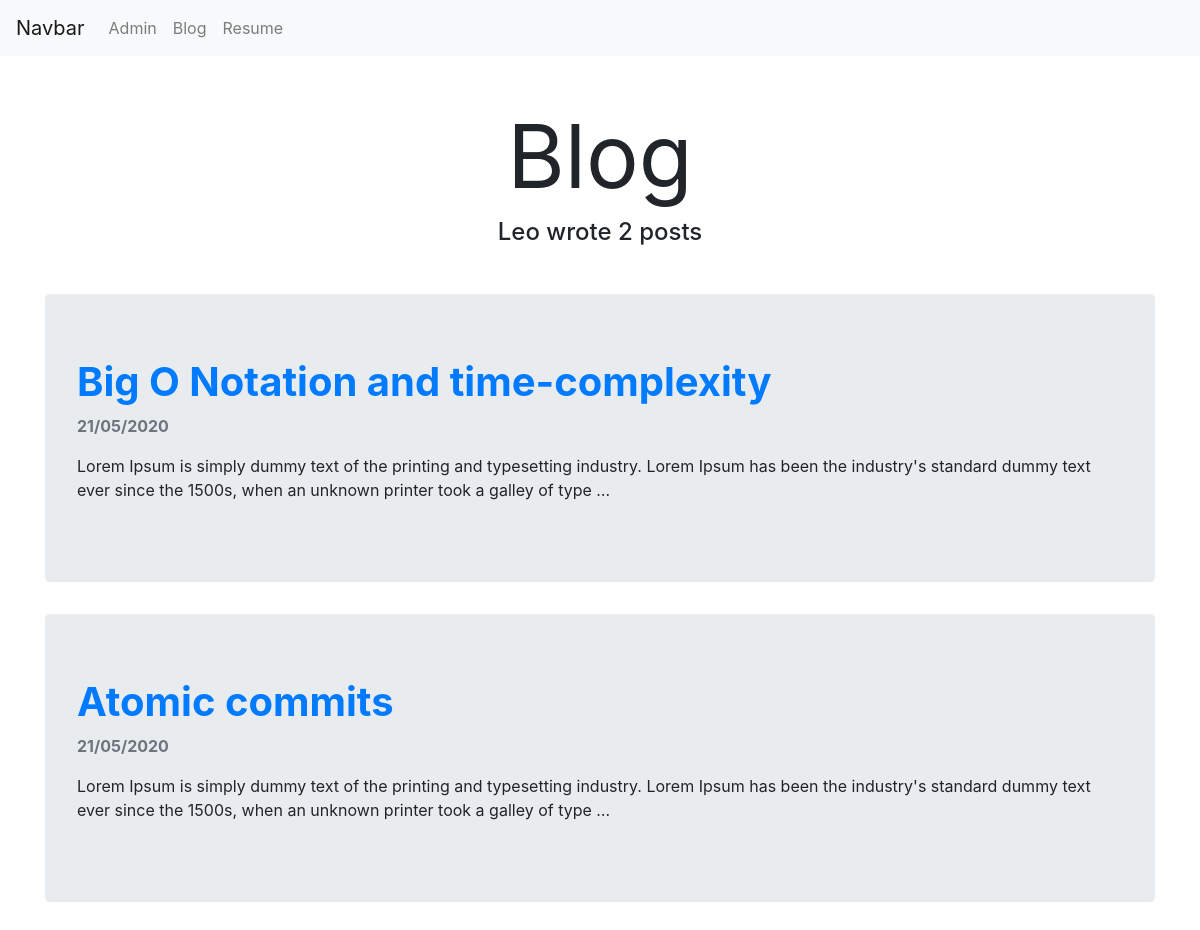
/blog/, run on an earlier commit of the app's database.
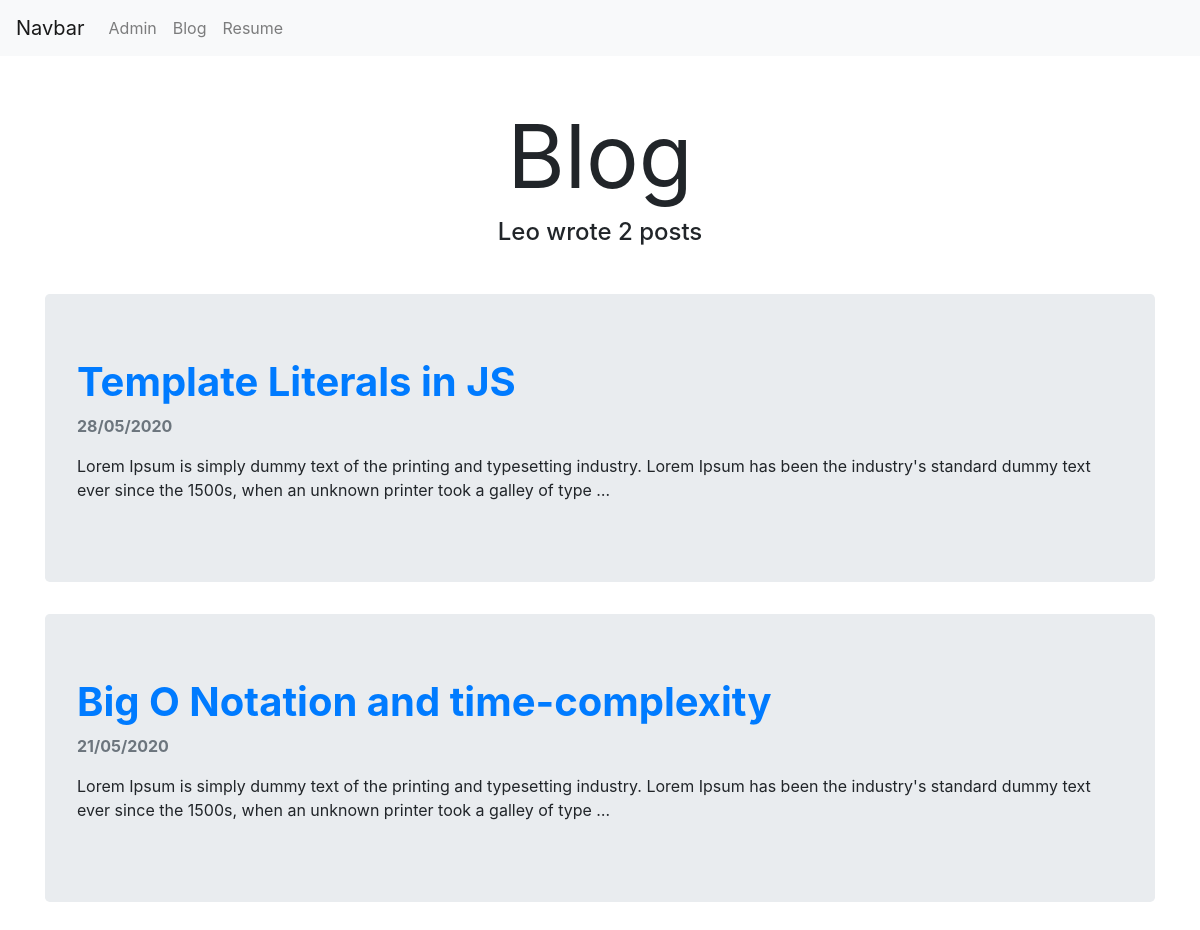
And on a later commit of the database.
### blog/models.py (models this page shows, shortened)
class Posts(models.Model):
  title = models.CharField(max_length=100)
  date = models.DateField()
  body = models.TextField()

### blog/views.py (the view)
# urls.py: path('', views.all_blogs, name="all_blogs"),
def all_blogs(request):
  posts = Posts.objects.order_by('-date')
  return render(request, 'blog/all_blogs.html', {'posts': posts})

### blog/templates/blog/all_blogs.html
{% extends 'portfolio/base.html' %}
{% block content %}
  <div class="container">
    <div class="text-center">
      <h1 class="text-center mt-5 display-2"><strong>Blog</strong></h1>
      <h4 class="mb-5">Leo wrote {{ posts.count }} post{{ posts.count|pluralize }}</h4>
    </div>
    {% for post in posts %}
    <div class="jumbotron">
      <a href="{% url 'blog:detail' post.id %}">
        <h1 class="text-primary"><strong>{{ post.title }}</strong></h1>
      </a>
      <div class="text-muted mb-3"><strong>{{ post.date|date:'d/m/Y' }}</strong></div>
      <p>{{ post.body|striptags|truncatechars:200 }}</p>
    </div>
    {% endfor %}
  </div>
{% endblock %}

### portfolio/templates/portfolio/base.html (shortened to what this page needs)
<!doctype html>
<html lang="en">
  <head>
    <link rel="stylesheet" href="https://stackpath.bootstrapcdn.com/bootstrap/4.5.0/css/bootstrap.min.css">
  </head>
  <body>
    {% load static %}
    <nav class="navbar navbar-expand-lg navbar-light bg-light">
      <a class="navbar-brand" href="{% url 'home' %}">Navbar</a>
      <div class="collapse navbar-collapse" id="navbarSupportedContent">
        <ul class="navbar-nav mr-auto">
          <li class="nav-item">
            <a class="nav-link" href="/admin">Admin <span class="sr-only">(current)</span></a>
          </li>
          <li class="nav-item">
            <a class="nav-link" href="{% url 'blog:all_blogs' %}">Blog</a>
          </li>
          <li class="nav-item">
            <a class="nav-link" href="{% static 'portfolio/resume.pdf' %}">Resume</a>
          </li>
        </ul>
      </div>
    </nav>
    {% block content %}{% endblock %}
  </body>
</html>

What changed in the data, as far as the page shows it:
removed Posts: title "Atomic commits", date "21/05/2020", body "Lorem Ipsum is simply dummy text of the printing and typesetting industry. Lorem Ipsum has been the industry's standard dummy text ever since the 1500s, when an unknown printer took a galley of type …"
added Posts: title "Template Literals in JS", date "28/05/2020", body "Lorem Ipsum is simply dummy text of the printing and typesetting industry. Lorem Ipsum has been the industry's standard dummy text ever since the 1500s, when an unknown printer took a galley of type …"
